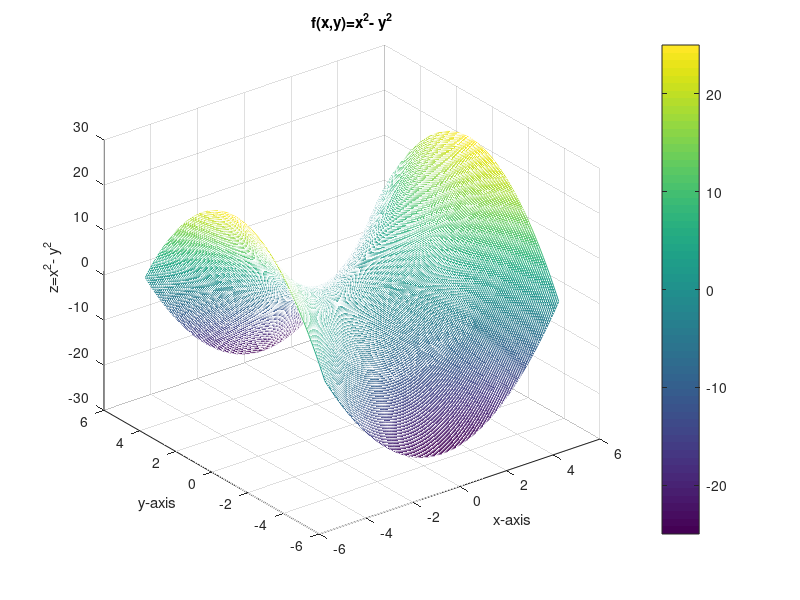
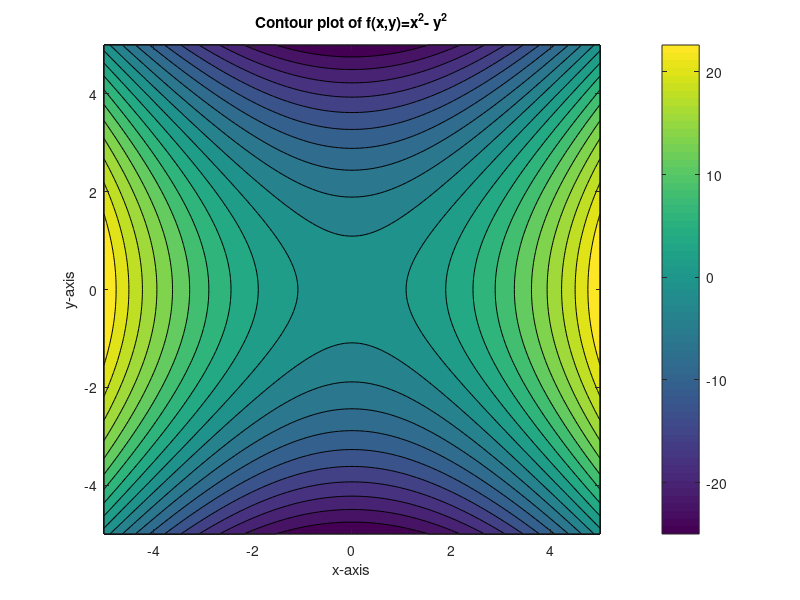
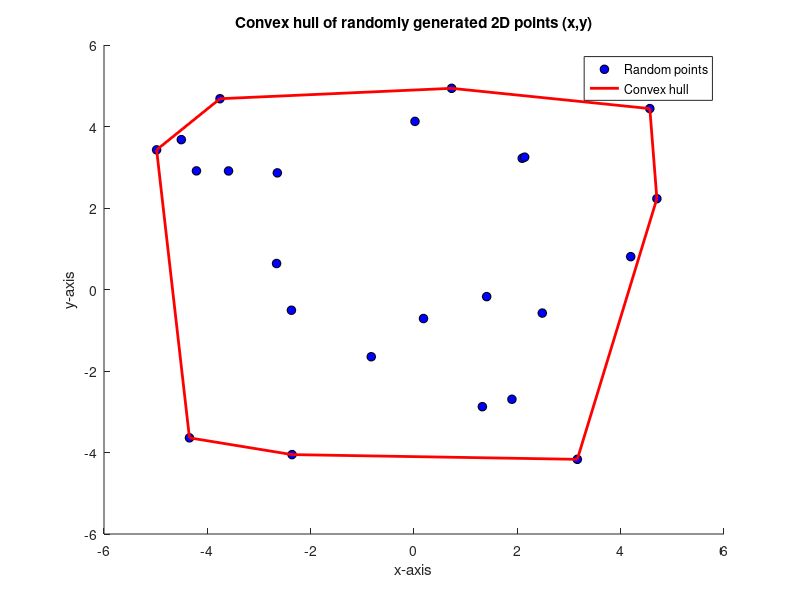

Reproduce these figures in MATLAB, in order.
%-----Mathematics for Data science-----%
%------------ Homework 3 --------------%

clear
clc
close all

% Plot and contour of f(x,y)=x^2- y^2 , -5<=x<=5 & -5<=y<=5

figure('name','Plot of f(x,y)=x^2- y^2')
[x,y]=meshgrid(-5:0.05:5);
z=x.^2-y.^2;
mesh(x,y,z)
%shading interp
colorbar;
xlabel('x-axis');ylabel('y-axis');zlabel('z=x^2- y^2');title('f(x,y)=x^2- y^2')
figure('name','Contour Plot of f(x,y)=x^2-y^2')
contourf(x,y,z,20);title('Contour plot of f(x,y)=x^2- y^2')
xlabel('x-axis');ylabel('y-axis');
colorbar;
%%
clear
clc
close all

% Convex hull of randomly generated 2D points (x,y) , -5<=x<=5 & -5<=y<=5
a=-5;b=5;
points=a+(b-a).*rand(24,2);
boundry_point_rows= convhull(points(:,1),points(:,2));
figure('name','Convex hull of randomly generated 2D points')
scatter(points(:,1),points(:,2),40,'filled','MarkerFacecolor','blue','MarkerEdgecolor','black');hold on;
plot(points(boundry_point_rows,1),points(boundry_point_rows,2),'r','LineWidth',2);
set(gca,'Color','c');hold off;
xlabel('x-axis');ylabel('y-axis');title('Convex hull of randomly generated 2D points (x,y)');
legend('Random points','Convex hull');
%%
% clear
% clc
% close all

% Convex hull of randomly generated 3D points (x,y,z) ,
% x,y and z belongs to [a b]

% a=-5;
% b=5;
% P =a+(b-a).*rand(10,3);
% k = convhulln(P);
% trisurf(k,P(:,1),P(:,2),P(:,3),'FaceColor','cyan')
%%
clear
clc
close all
a=-10;b=10; % range of x1 and x2 
[x1,x2]=meshgrid(a:1:b);
siz=size(x1);
num_points=siz(1)*siz(2); % number of points(2D) in domain of f(x)
F=zeros(siz(1),siz(2));
X=zeros(2,num_points);
k=1;
for i=1:siz(1)
    for j=1:siz(2)
        X(:,k)=[x1(i,j); x2(i,j)]; % matrix containing all the points(2D) 
                                   % in domain of f(x) as columns
        k=k+1;
    end
end

num_of_ex_req=11; % number of counter examples(for which f(x)is concave) required  
counter_ex_matrx=zeros(2,2,num_of_ex_req);
counter_ex_points=zeros(2,1,2,num_of_ex_req);
count=1;

% generate random 2x2 matrix and check if for that matrix 
% there are 2 points in domain of f(x) such that it does not satisfy the condition
% for convexity of the function f(x). collect num_of_ex_req of these matrices
while(count<=num_of_ex_req)

     A=randi([-10,10],2,2);  % generating random 2x2 matrix
     
         % generating 2 random points x,y in domain of f(x)
         rand_index=randi([1,num_points],1,2); 
         x=X(:,rand_index(1));
         y=X(:,rand_index(2));
         
         % checking condition for f(x) to be concave with these points
         if (x'*A*(y-x)) >=(y'*A*(y-x)) 
           
             counter_ex_matrx(:,:,count)=A;
             counter_ex_points(:,1,:,count)=[x y];
             count=count+1;
             
         end  
end


for n=1:num_of_ex_req
    % displaying counter examples matrices along with corresponding points
    A=counter_ex_matrx(:,:,n);
    fprintf('\ncounter example matrix A%d :\n',n);
    disp(A);
    points=counter_ex_points(:,1,:,n);
    fprintf('corresponding example points x,y :\n');
    fprintf('x = [%d ;%d] \t\t y = [%d ;%d]\n',points(:,1,1),points(:,1,2));
 
% Plotting the function for the counter example matrices to verify 
% that f(x) is concave for these matrices   
%   k=1;
%   for i=1:siz(1)
%      for j=1:siz(2)
%         x=X(:,k);
%         F(i,j)=x'*A*x;
%         k=k+1;
%      end
%   end
%   figure('name',"Plot of the function f(x) = x'Ax for the counter example matrix A");
%   surf(x1,x2,F);
%   colorbar;  
%   xlabel('x1-axis');ylabel('x2-axis');zlabel("f(x1,x2) = f(x) = x'Ax");
%   title(sprintf("Plot of the function f(x) = x'A%dx for the counter example matrix A%d",n,n));
end
 





 
